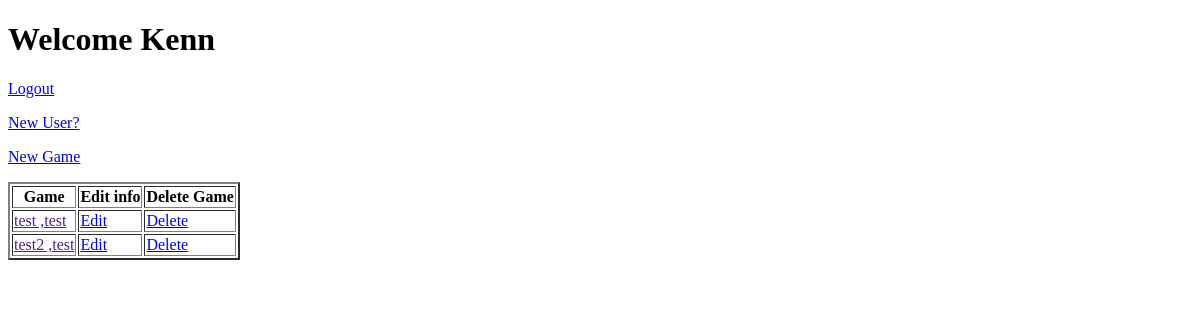
The app's page / (signed in), older data.
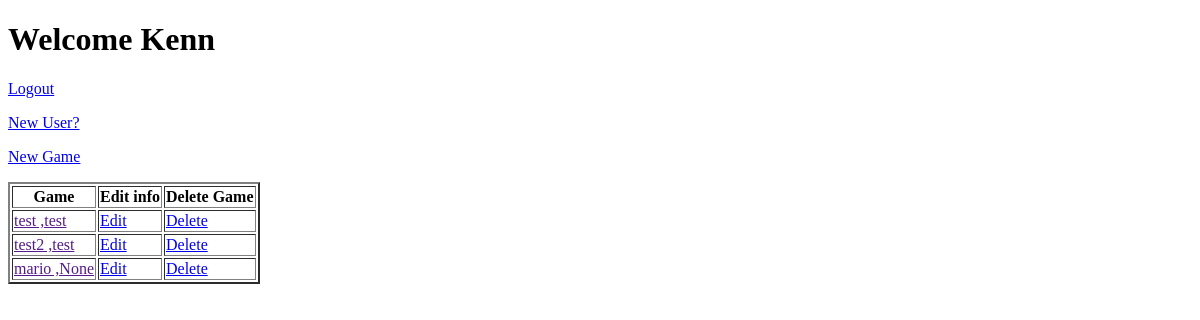
The same page, newer data.
### gameApp/models.py (models this page shows)
class GameModel(models.Model):
    name= models.CharField(max_length=200)
    developer= models.CharField(max_length=300)
    releaseDate= models.DateField(default=timezone.now())
    esbrRating= models.CharField(max_length=20)
    gameMakeIdKey= models.ForeignKey(GameCollectorModel,on_delete=models.PROTECT,blank=True,null=True)
    def __str__(self):
        return f'{self.name} ,{self.gameMakeIdKey}'

class GameCollectorModel(models.Model):
    username= models.CharField(max_length=100)
    password1= models.CharField(max_length=200)
    password2= models.CharField(max_length=200)
    accountCreationDate= models.DateField(default=timezone.now())
    rank= models.CharField(max_length=10,default='grunt')
    userIDkey= models.ForeignKey(User,on_delete=models.CASCADE,blank=True,null=True)
    def __str__(self):
        return f'{self.username}'

### gameApp/views.py (the view)
# urls.py: path('', views.index, name='index'),
@login_required
def index(request):  # for the rendering of the index page
    gameList = GameModel.objects.all()  # this collects all games made
    context = \
        {
            'gameList': gameList  # this adds completed game list that will later filter out based on logged in user
        }
    return render(request, 'gameApp/index.html', context)  # this renders the page and start at index

### gameApp/templates/gameApp/index.html (shortened to what this page needs)
<!DOCTYPE html>
<html lang="en">
<head>
</head>
<body>
<h1>
    {% block header %}
    {% if user.is_authenticated %}
    Welcome {{user.username}}
    {% else %}
    Welcome To GameListers!
    {% endif %}
    {% endblock header %}
</h1>
{% block content %}
{% if user.is_authenticated %}
<p><a href="{% url 'logout' %}">Logout</a></p>
<p><a href="{% url 'newUser' %}">New User?</a></p>
<p><a href="newGame">New Game</a></p>
{% if gameList %}
<table border="2">
    <tr>
        <th>Game</th>
        <th>Edit info</th>
        <th>Delete Game</th>
    </tr>
    {% for game in gameList %}
    <tr>
        <td><a href="">{{ game }}</a></td>
        <td><a href="edit">Edit</a></td>
        <td><a href="delete">Delete</a></td>
    </tr>
    {% endfor %}
</table>
{% else %}
<h3>No games! Why not make one?</h3>
{% endif %}
{% else %}
<p><a href="{% url 'login' %}">Login</a>
<p><a href="{% url 'newUser' %}">New User?</a></p>
{% endif%}
{% endblock content %}
</body>
</html>

Row changes from the older to the newer data that the page shows:
added GameModel: name+gameMakeIdKey "mario ,None"
